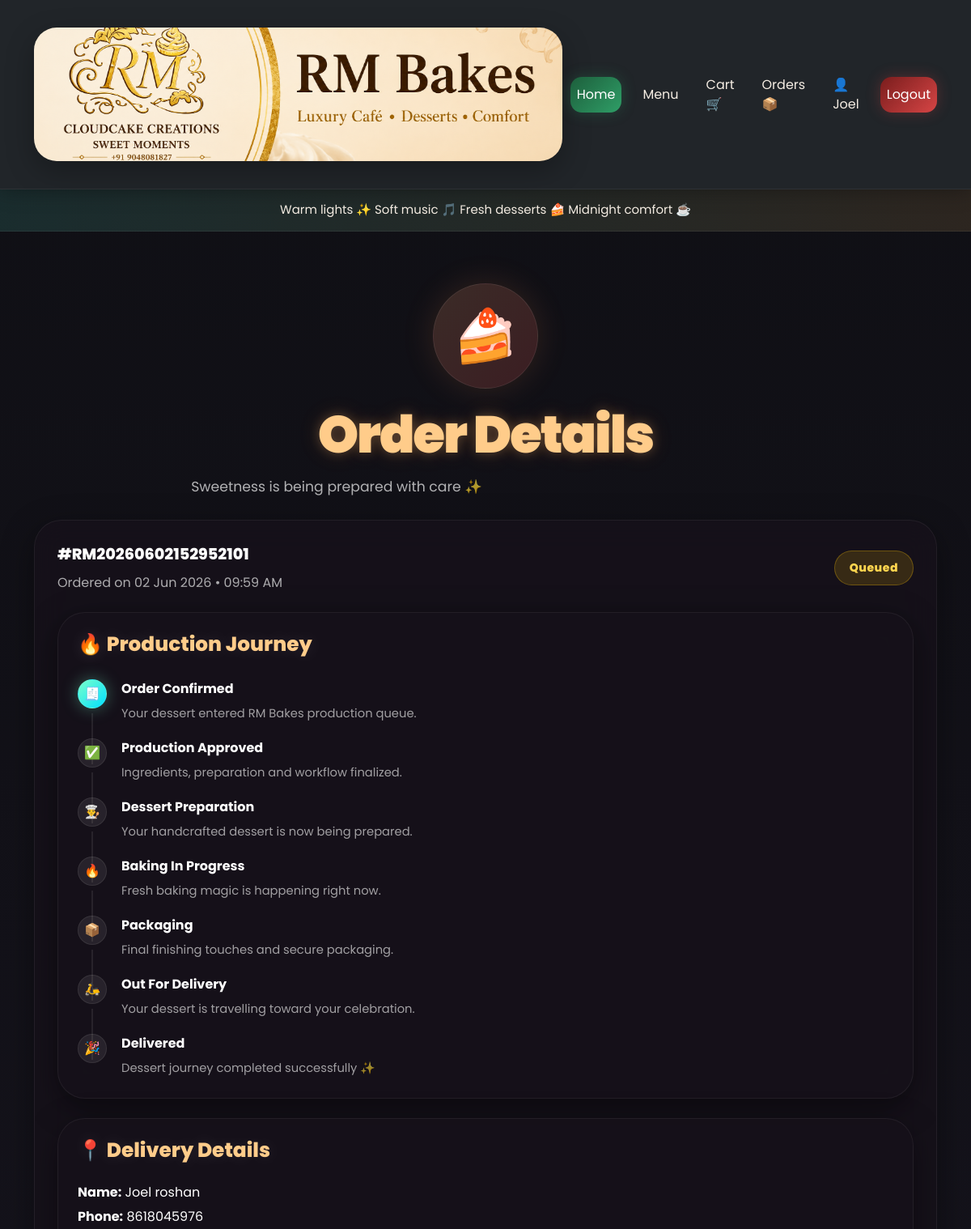
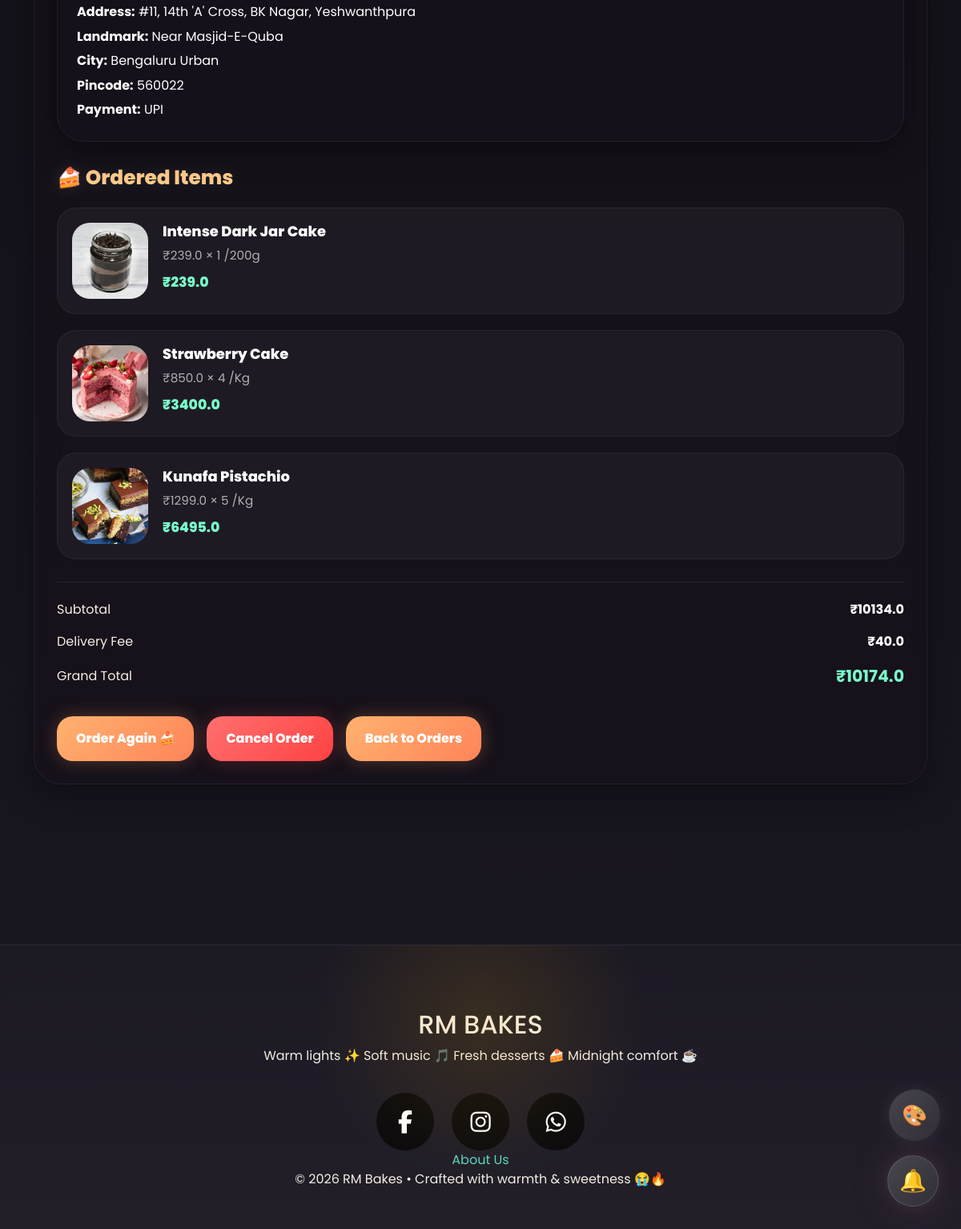
The page /order/1 (signed in) on the database its author committed (2 pictures, top to bottom).
### database.py (models this page shows, shortened)
class User(UserMixin, db.Model):
    __tablename__ = "users"
    user_id = db.Column(
        db.Integer,
        primary_key=True
    )
    username = db.Column(
        db.String(100),
        unique=True,
        nullable=False
    )
    email = db.Column(
        db.String(120),
        unique=True,
        nullable=False
    )
    password = db.Column(
        db.String(300),
        nullable=False
    )
    is_admin = db.Column(
        db.Boolean,
        default=False
    )
    admin_role = db.Column(
        db.String(50),
        nullable=True
    )
    admin_last_login = db.Column(
        db.DateTime,
        nullable=True
    )
    full_name = db.Column(
        db.String(120)
    )
    phone_number = db.Column(
        db.String(20)
    )
    delivery_address = db.Column(
        db.Text
    )
    landmark = db.Column(
        db.String(200)
    )
    city = db.Column(
        db.String(100)
    )
    pincode = db.Column(
        db.String(10)
    )
    google_maps_link = db.Column(
        db.Text
    )
    preferred_payment_method = db.Column(
        db.String(50),
        default="Cash on Delivery"
    )
    is_deleted = db.Column(
        db.Boolean,
        default=False
    )
    cart_items = db.relationship(
        "Cart",
        backref="user",
        lazy=True,
        cascade="all, delete-orphan"
    )

### routes/order_routes.py (the view)
@order_bp.route(
    "/order/<int:order_id>"
)
@login_required
def order_details(order_id):
    orders_engine = db.engines["orders"]
    OrdersSession = sessionmaker(
        bind=orders_engine
    )
    orders_session = OrdersSession()
    try:
        order = orders_session.query(
            Order
        ).filter_by(
            order_id=order_id,
            user_id=current_user.user_id
        ).first()
        if not order:
            return redirect(
                url_for("order.my_orders")
            )
        order.products = json.loads(
            order.products_json
        )
        return render_template(
            "order_details.html",
            order=order
        )
    finally:
        orders_session.close()

### templates/order_details.html (shortened to what this page needs)
{% extends "base.html" %}
{% block content %}
<div class="phase2-page">
    <section class="profile-hero">
        <div class="profile-avatar-large">
            🍰
        </div>
        <h1 class="glow-title">
            Order Details
        </h1>
        <p class="glow-subtitle">
            Sweetness is being prepared with care ✨
        </p>
    </section>
    <div class="glass-card section-card">
        <div class="order-top">
            <div>
                <div class="order-id">
    #{{ order.order_number }}
</div>
                <div
                    style="
                        color:rgba(255,255,255,0.65);
                        margin-top:8px;
                    "
                >
                    Ordered on
                    {{ order.ordered_at.strftime("%d %b %Y • %I:%M %p") }}
                </div>
            </div>
            <div>
                <div
                    class="
                        status-badge
                        status-{{ order.order_status }}
                    "
                >
                    {{ order.order_status.replace("_", " ").title() }}
                </div>
            </div>
        </div>
<div
    class="glass-card"
    style="
        padding:24px;
        margin-top:24px;
    "
>
    <h2 class="section-title">
        🔥 Production Journey
    </h2>
    {% set status_order = [
        "queued",
        "approved",
        "preparing",
        "baking",
        "packaging",
        "out_for_delivery",
        "delivered"
    ] %}
    {% set current_index = status_order.index(order.order_status)
        if order.order_status in status_order
        else 0
    %}
    <div class="production-timeline">
        <div class="timeline-step
            {% if current_index > 0 %}
                completed
            {% elif current_index == 0 %}
                active
            {% endif %}
        ">
            <div class="timeline-icon">
                🧾
            </div>
            <div class="timeline-content">
                <div class="timeline-title">
                    Order Confirmed
                </div>
                <div class="timeline-description">
                    Your dessert entered RM Bakes production queue.
                </div>
            </div>
        </div>
        <div class="timeline-step
        ">
            <div class="timeline-icon">
                ✅
            </div>
            <div class="timeline-content">
                <div class="timeline-title">
                    Production Approved
                </div>
                <div class="timeline-description">
                    Ingredients, preparation and workflow finalized.
                </div>
            </div>
        </div>
        <div class="timeline-step
        ">
            <div class="timeline-icon">
                👨‍🍳
            </div>
            <div class="timeline-content">
                <div class="timeline-title">
                    Dessert Preparation
                </div>
                <div class="timeline-description">
                    Your handcrafted dessert is now being prepared.
                </div>
            </div>
        </div>
        <div class="timeline-step
        ">
            <div class="timeline-icon">
                🔥
            </div>
            <div class="timeline-content">
                <div class="timeline-title">
                    Baking In Progress
                </div>
                <div class="timeline-description">
                    Fresh baking magic is happening right now.
                </div>
            </div>
        </div>
        <div class="timeline-step
        ">
            <div class="timeline-icon">
                📦
            </div>
            <div class="timeline-content">
                <div class="timeline-title">
                    Packaging
                </div>
                <div class="timeline-description">
                    Final finishing touches and secure packaging.
                </div>
            </div>
        </div>
        <div class="timeline-step
        ">
            <div class="timeline-icon">
                🛵
            </div>
            <div class="timeline-content">
                <div class="timeline-title">
                    Out For Delivery
                </div>
                <div class="timeline-description">
                    Your dessert is travelling toward your celebration.
                </div>
            </div>
        </div>
        <div class="timeline-step
        ">
            <div class="timeline-icon">
                🎉
            </div>
            <div class="timeline-content">
                <div class="timeline-title">
                    Delivered
                </div>
                <div class="timeline-description">
                    Dessert journey completed successfully ✨
                </div>
            </div>
        </div>
    </div>
</div>
        <div
            class="glass-card"
            style="
                padding:24px;
                margin-top:24px;
            "
        >
            <h2 class="section-title">
                📍 Delivery Details
            </h2>
            <div
                style="
                    color:white;
                    line-height:1.9;
                "
            >
                <div>
                    <strong>Name:</strong>
                    {{ order.full_name }}
                </div>
                <div>
                    <strong>Phone:</strong>
                    {{ order.phone_number }}
                </div>
                <div>
                    <strong>Address:</strong>
                    {{ order.delivery_address }}
                </div>
                {% if order.landmark %}
                <div>
                    <strong>Landmark:</strong>
                    {{ order.landmark }}
                </div>
                {% endif %}
                {% if order.city %}
                <div>
                    <strong>City:</strong>
                    {{ order.city }}
                </div>
                {% endif %}
                {% if order.pincode %}
                <div>
                    <strong>Pincode:</strong>
                    {{ order.pincode }}
                </div>
                {% endif %}
                <div>
                    <strong>Payment:</strong>
                    {{ order.payment_method }}
                </div>
            </div>
        </div>
       {% if not order.is_custom_order %}
        <div
            style="
                margin-top:30px;
            "
        >
            <h2 class="section-title">
                🍰 Ordered Items
            </h2>
            {% for item in order.products %}
            <div class="checkout-item-card">
                <div class="checkout-image-wrapper">
                    {% if item.product_image %}
                    <img
                        src="{{ url_for('static', filename='uploads/' + item.product_image) }}"
                        class="checkout-product-image"
                    >
                    {% else %}
                    <div class="checkout-empty-image">
                        🍰
                    </div>
                    {% endif %}
                </div>
                <div class="checkout-item-details">
                    <h3 class="checkout-product-name">
                        {{ item.product_name }}
                    </h3>
                    <div class="checkout-product-meta">
                        ₹{{ item.product_price }}
                        ×
                        {{ item.product_quantity }}
                        {{ item.product_unit }}
                    </div>
                    <div class="checkout-item-total">
                        ₹{{ item.total_price }}
                    </div>
                </div>
            </div>
            {% endfor %}
        </div>
        {% endif %}
{% if not order.is_custom_order %}
        <div class="checkout-total-wrapper">
            <div class="checkout-total-line">
                <span>Subtotal</span>
                <strong>
                    ₹{{ order.subtotal }}
                </strong>
            </div>
            <div class="checkout-total-line">
                <span>Delivery Fee</span>
                <strong>
                    ₹{{ order.delivery_fee }}
                </strong>
            </div>
            <div class="checkout-total-line">
                <span>Grand Total</span>
                <strong
                    style="
                        color:#79ffcb;
                        font-size:1.28rem;
                    "
                >
                    ₹{{ order.grand_total }}
                </strong>
            </div>
        </div>
        {% endif %}
        <div
            style="
                display:flex;
                gap:16px;
                flex-wrap:wrap;
                margin-top:34px;
            "
        >
            {% if not order.is_custom_order %}
            {% if not order.is_custom_order %}
<button
    class="premium-btn"
    onclick="orderAgain({{ order.order_id }})"
>
    Order Again 🍰
</button>
{% endif %}
          {% endif %}
            {% if order.order_status in ["queued", "approved"] %}
            <button
                class="premium-btn red-btn"
                onclick="cancelOrder({{ order.order_id }})"
            >
                Cancel Order
            </button>
            {% endif %}
            <a
                href="{{ url_for('order.my_orders') }}"
                class="premium-btn"
                style="
                    text-decoration:none;
                "
            >
                Back to Orders
            </a>
        </div>
    </div>
</div>
{% endblock %}

### templates/base.html (shortened to what this page needs)
<!DOCTYPE html>
<html lang="en">
<head>
    <link
        href="https://cdn.jsdelivr.net/npm/bootstrap@5.3.3/dist/css/bootstrap.min.css"
        rel="stylesheet"
    >
    <link
        rel="stylesheet"
        href="https://cdnjs.cloudflare.com/ajax/libs/font-awesome/6.5.1/css/all.min.css"
    >
    <link
        rel="stylesheet"
        href="{{ url_for('static', filename='css/style.css') }}"
    >
    <link
        rel="stylesheet"
        href="{{ url_for('static', filename='css/style2.css') }}"
    >
</head>
<body>
<div id="particles-container"></div>
<button
    class="theme-switcher-btn"
    id="themeSwitcherBtn"
>
    🎨
</button>
<nav class="navbar navbar-expand-lg navbar-dark bg-dark">
    <div class="container">
        <a
            href="{{ url_for('main.home') }}"
            class="banner-link"
        >
            <img
                src="{{ url_for('static', filename='uploads/banner.png') }}"
                alt="RM Bakes Banner"
                class="top-banner"
            >
        </a>
        <div
            class="collapse navbar-collapse"
            id="navbarContent"
        >
            <ul class="navbar-nav ms-auto align-items-center gap-2">
                <li class="nav-item">
                    <a
                        class="nav-link nav-home-btn"
                        href="{{ url_for('main.home') }}"
                    >
                        Home
                    </a>
                </li>
                <li class="nav-item">
                    <a
                        class="nav-link"
                        href="{{ url_for('product.products') }}"
                    >
                        Menu
                    </a>
                </li>
                {% if current_user.is_authenticated %}
                    <li class="nav-item">
                        <a
                            class="nav-link"
                            href="{{ url_for('cart.cart') }}"
                        >
                            Cart 🛒
                        </a>
                    </li>
                    <li class="nav-item">
                        <a
                            class="nav-link"
                            href="{{ url_for('order.my_orders') }}"
                        >
                            Orders 📦
                        </a>
                    </li>
                    <li class="nav-item">
                        <a
                            class="nav-link profile-link"
                            href="{{ url_for('profile.profile') }}"
                        >
                            👤 {{ current_user.username }}
                        </a>
                    </li>
                    <li class="nav-item">
                        <a
                            class="nav-link nav-logout-btn"
                            href="#"
                            onclick="confirmLogout()"
                        >
                            Logout
                        </a>
                    </li>
                {% endif %}
            </ul>
        </div>
    </div>
</nav>
<div class="cafe-strip text-center">
    Warm lights ✨
    Soft music 🎵
    Fresh desserts 🍰
    Midnight comfort ☕
</div>
<div class="toast-container position-fixed top-0 end-0 p-3">
</div>
<div class="container mt-4">
    {% block content %}
    {% endblock %}
</div>
<a
    href="{{ url_for('notification.notifications_page') }}"
    class="floating-notification-btn"
>
    🔔
</a>
<footer class="rm-footer">
    <div class="footer-glow"></div>
    <div class="footer-brand">
        <h2>
            RM BAKES
        </h2>
        <p>
            Warm lights ✨
            Soft music 🎵
            Fresh desserts 🍰
            Midnight comfort ☕
        </p>
    </div>
    <div class="footer-socials">
        <a
            href="https://facebook.com/"
            target="_blank"
            class="footer-icon"
        >
            <i class="fab fa-facebook-f"></i>
        </a>
        <a
            href="https://www.instagram.com/rmcloudcakecreations?igsh=MTZ0Y3NtM3N5ejdy"
            target="_blank"
            class="footer-icon"
        >
            <i class="fab fa-instagram"></i>
        </a>
        <a
            href="https://wa.me/+918147777938"
            target="_blank"
            class="footer-icon"
        >
            <i class="fab fa-whatsapp"></i>
        </a>
    </div>
    <div class="footer-links">
        <a href="{{ url_for('main.about') }}">
            About Us
        </a>
    </div>
    <div class="footer-copyright">
        © 2026 RM Bakes • Crafted with warmth & sweetness 😭🔥
    </div>
</footer>
</body>
</html>

### rows shown on the page
User: username "Joel", full_name "Joel roshan", delivery_address "#11, 14th 'A' Cross, BK Nagar, Yeshwanthpura", landmark "Near Masjid-E-Quba", city "Bengaluru Urban", payment_method "UPI"

### other values the page prints
{{ order.order_number }} "RM20260602152952101"
{{ order.ordered_at.strftime("%d %b %Y • %I:%M %p") }} "02 Jun 2026 • 09:59 AM"
{{ order.order_status.replace("_", " ").title() }} "Queued"
{{ order.phone_number }} "8618045976"
{{ order.pincode }} "560022"
{{ item.product_name }} "Intense Dark Jar Cake" "Strawberry Cake" "Kunafa Pistachio"
{{ item.product_price }} "239.0" "850.0" "1299.0"
{{ item.product_quantity }} "1" "4" "5"
{{ item.product_unit }} "/200g" "/Kg" "/Kg"
{{ item.total_price }} "239.0" "3400.0" "6495.0"
{{ order.subtotal }} "10134.0"
{{ order.delivery_fee }} "40.0"
{{ order.grand_total }} "10174.0"
